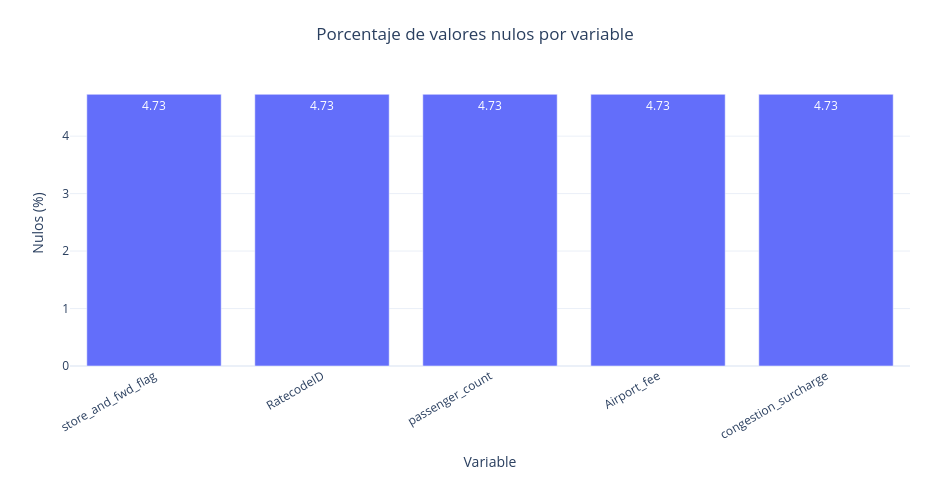

The notebook cell this image was saved under:
### Code cell
nulos_grafico = reporte_nulos[reporte_nulos.cantidad_nulos > 0].reset_index()
nulos_grafico.columns = ["variable", "cantidad_nulos", "porcentaje_nulos"]

fig = px.bar(nulos_grafico, x="variable", y="porcentaje_nulos", text_auto=".2f",
             hover_data=["cantidad_nulos"],
             title="Porcentaje de valores nulos por variable",
             labels={"variable": "Variable", "porcentaje_nulos": "Nulos (%)"})
fig.update_layout(xaxis_tickangle=-30)
mostrar(fig, "eda_nulos")

### Figure 1 — Plotly figure (JSON) as saved in the notebook; plotly's stock layout.template omitted (floating-point values rounded to 4 significant figures)
{"data": [{"customdata": [[140162], [140162], [140162], [140162], [140162]], "hovertemplate": "Variable=%{x}<br>Nulos (%)=%{y}<br>cantidad_nulos=%{customdata[0]}<extra></extra>", "legendgroup": "", "marker": {"color": "#636efa", "pattern": {"shape": ""}}, "name": "", "orientation": "v", "showlegend": false, "textposition": "auto", "texttemplate": "%{y:.2f}", "type": "bar", "x": ["store_and_fwd_flag", "RatecodeID", "passenger_count", "Airport_fee", "congestion_surcharge"], "xaxis": "x", "y": [4.728, 4.728, 4.728, 4.728, 4.728], "yaxis": "y"}], "layout": {"barmode": "relative", "height": 480, "legend": {"tracegroupgap": 0}, "margin": {"b": 70, "l": 70, "r": 40, "t": 80}, "title": {"text": "Porcentaje de valores nulos por variable", "x": 0.5}, "width": 950, "xaxis": {"anchor": "y", "domain": [0.0, 1.0], "tickangle": -30, "title": {"text": "Variable"}}, "yaxis": {"anchor": "x", "domain": [0.0, 1.0], "title": {"text": "Nulos (%)"}}}}
